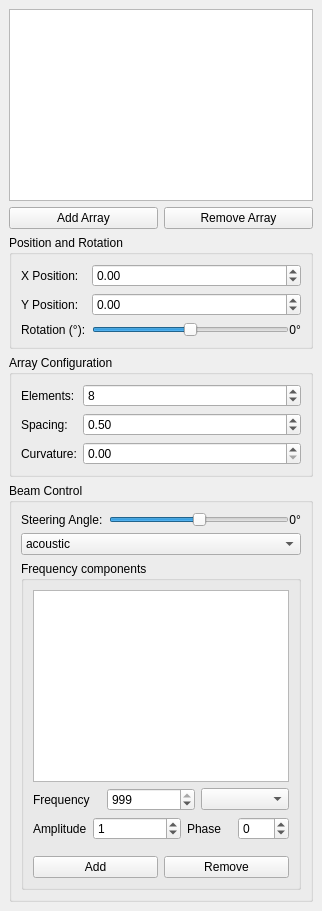
  <widget class="QDockWidget" name="arrayManagerDock">
   <property name="windowTitle">
    <string>Array Manager</string>
   </property>
   <attribute name="dockWidgetArea">
    <number>1</number>
   </attribute>
   <widget class="QWidget" name="arrayManagerContents">
    <layout class="QVBoxLayout" name="verticalLayout">
     <item>
      <widget class="QListWidget" name="arrayList"/>
     </item>
     <item>
      <layout class="QHBoxLayout" name="arrayButtonLayout">
       <item>
        <widget class="QPushButton" name="addArrayButton">
         <property name="text">
          <string>Add Array</string>
         </property>
        </widget>
       </item>
       <item>
        <widget class="QPushButton" name="removeArrayButton">
         <property name="text">
          <string>Remove Array</string>
         </property>
        </widget>
       </item>
      </layout>
     </item>
     <item>
      <widget class="QGroupBox" name="positionGroup">
       <property name="title">
        <string>Position and Rotation</string>
       </property>
       <layout class="QFormLayout" name="formLayout">
        <item row="0" column="0">
         <widget class="QLabel" name="labelX">
          <property name="text">
           <string>X Position:</string>
          </property>
         </widget>
        </item>
        <item row="0" column="1">
         <widget class="QDoubleSpinBox" name="xPosition">
          <property name="minimum">
           <double>-100.000000000000000</double>
          </property>
          <property name="maximum">
           <double>100.000000000000000</double>
          </property>
          <property name="singleStep">
           <double>0.100000000000000</double>
          </property>
         </widget>
        </item>
        <item row="1" column="0">
         <widget class="QLabel" name="labelY">
          <property name="text">
           <string>Y Position:</string>
          </property>
         </widget>
        </item>
        <item row="1" column="1">
         <widget class="QDoubleSpinBox" name="yPosition">
          <property name="minimum">
           <double>-100.000000000000000</double>
          </property>
          <property name="maximum">
           <double>100.000000000000000</double>
          </property>
          <property name="singleStep">
           <double>0.100000000000000</double>
          </property>
         </widget>
        </item>
        <item row="2" column="0">
         <widget class="QLabel" name="labelRotation">
          <property name="text">
           <string>Rotation (°):</string>
          </property>
         </widget>
        </item>
        <item row="2" column="1">
         <layout class="QHBoxLayout" name="rotationLayout">
          <property name="spacing">
           <number>0</number>
          </property>
          <item>
           <widget class="QSlider" name="rotation">
            <property name="minimum">
             <number>-90</number>
            </property>
            <property name="maximum">
             <number>90</number>
            </property>
            <property name="orientation">
             <enum>Qt::Horizontal</enum>
            </property>
           </widget>
          </item>
          <item>
           <widget class="QLabel" name="rotationValue">
            <property name="lineWidth">
             <number>0</number>
            </property>
            <property name="text">
             <string>0</string>
            </property>
            <property name="alignment">
             <set>Qt::AlignRight|Qt::AlignTrailing|Qt::AlignVCenter</set>
            </property>
            <property name="wordWrap">
             <bool>false</bool>
            </property>
            <property name="indent">
             <number>0</number>
            </property>
           </widget>
          </item>
          <item>
           <widget class="QLabel" name="label">
            <property name="lineWidth">
             <number>0</number>
            </property>
            <property name="text">
             <string>°</string>
            </property>
            <property name="indent">
             <number>0</number>
            </property>
           </widget>
          </item>
         </layout>
        </item>
       </layout>
      </widget>
     </item>
     <item>
      <widget class="QGroupBox" name="arrayConfigGroup">
       <property name="title">
        <string>Array Configuration</string>
       </property>
       <layout class="QFormLayout" name="formLayout_2">
        <item row="0" column="0">
         <widget class="QLabel" name="labelElements">
          <property name="text">
           <string>Elements:</string>
          </property>
         </widget>
        </item>
        <item row="0" column="1">
         <widget class="QSpinBox" name="numElements">
          <property name="minimum">
           <number>2</number>
          </property>
          <property name="maximum">
           <number>128</number>
          </property>
          <property name="value">
           <number>8</number>
          </property>
         </widget>
        </item>
        <item row="1" column="0">
         <widget class="QLabel" name="labelSpacing">
          <property name="text">
           <string>Spacing:</string>
          </property>
         </widget>
        </item>
        <item row="1" column="1">
         <widget class="QDoubleSpinBox" name="elementSpacing">
          <property name="minimum">
           <double>0.100000000000000</double>
          </property>
          <property name="maximum">
           <double>10.000000000000000</double>
          </property>
          <property name="singleStep">
           <double>0.100000000000000</double>
          </property>
          <property name="value">
           <double>0.500000000000000</double>
          </property>
         </widget>
        </item>
        <item row="2" column="0">
         <widget class="QLabel" name="labelCurvature">
          <property name="text">
           <string>Curvature:</string>
          </property>
         </widget>
        </item>
        <item row="2" column="1">
         <widget class="QDoubleSpinBox" name="curvature">
          <property name="minimum">
           <double>0.000000000000000</double>
          </property>
          <property name="maximum">
           <double>2.000000000000000</double>
          </property>
          <property name="singleStep">
           <double>0.100000000000000</double>
          </property>
         </widget>
        </item>
       </layout>
      </widget>
     </item>
     <item>
      <widget class="QGroupBox" name="beamControlGroup">
       <property name="title">
        <string>Beam Control</string>
       </property>
       <layout class="QVBoxLayout" name="beamLayout">
        <item>
         <layout class="QFormLayout" name="steeringLayout">
          <item row="0" column="0">
           <widget class="QLabel" name="labelSteering">
            <property name="text">
             <string>Steering Angle:</string>
            </property>
           </widget>
          </item>
          <item row="0" column="1">
           <layout class="QHBoxLayout" name="steeringAngleLayout">
            <property name="spacing">
             <number>0</number>
            </property>
            <item>
             <widget class="QSlider" name="steeringAngle">
              <property name="minimum">
               <number>-90</number>
              </property>
              <property name="maximum">
               <number>90</number>
              </property>
              <property name="orientation">
               <enum>Qt::Horizontal</enum>
              </property>
             </widget>
            </item>
            <item>
             <widget class="QLabel" name="steeringValue">
              <property name="text">
               <string>0</string>
              </property>
              <property name="alignment">
               <set>Qt::AlignRight|Qt::AlignTrailing|Qt::AlignVCenter</set>
              </property>
              <property name="indent">
               <number>0</number>
              </property>
             </widget>
            </item>
            <item>
             <widget class="QLabel" name="label_2">
              <property name="text">
               <string>°</string>
              </property>
              <property name="indent">
               <number>0</number>
              </property>
             </widget>
            </item>
           </layout>
          </item>
         </layout>
        </item>
        <item>
         <widget class="QComboBox" name="comboBox">
          <item>
           <property name="text">
            <string>acoustic</string>
           </property>
          </item>
          <item>
           <property name="text">
            <string>electormagnitic</string>
           </property>
          </item>
         </widget>
        </item>
        <item>
         <widget class="QGroupBox" name="frequencyListGroup">
          <property name="title">
           <string>Frequency components</string>
          </property>
          <layout class="QVBoxLayout" name="frequencyListLayout">
           <item>
            <widget class="QListWidget" name="frequencyList"/>
           </item>
           <item>
            <layout class="QHBoxLayout" name="frequencyControlLayout">
             <item>
              <widget class="QLabel" name="label_5">
               <property name="text">
                <string>Frequency</string>
               </property>
              </widget>
             </item>
             <item>
              <widget class="QSpinBox" name="frequencyInput">
               <property name="minimumSize">
                <size>
                 <width>88</width>
                 <height>0</height>
                </size>
               </property>
               <property name="maximumSize">
                <size>
                 <width>60</width>
                 <height>16777215</height>
                </size>
               </property>
               <property name="minimum">
                <number>1</number>
               </property>
               <property name="maximum">
                <number>999</number>
               </property>
               <property name="value">
                <number>999</number>
               </property>
              </widget>
             </item>
             <item>
              <widget class="QComboBox" name="comboBox_2">
               <property name="minimumSize">
                <size>
                 <width>88</width>
                 <height>0</height>
                </size>
               </property>
               <property name="maximumSize">
                <size>
                 <width>60</width>
                 <height>16777215</height>
                </size>
               </property>
              </widget>
             </item>
            </layout>
           </item>
           <item>
            <layout class="QHBoxLayout" name="horizontalLayout_3">
             <property name="bottomMargin">
              <number>10</number>
             </property>
             <item>
              <widget class="QLabel" name="label_3">
               <property name="text">
                <string>Amplitude</string>
               </property>
              </widget>
             </item>
             <item>
              <widget class="QSpinBox" name="amplitudeInput">
               <property name="minimumSize">
                <size>
                 <width>88</width>
                 <height>0</height>
                </size>
               </property>
               <property name="maximumSize">
                <size>
                 <width>30</width>
                 <height>16777215</height>
                </size>
               </property>
               <property name="value">
                <number>1</number>
               </property>
              </widget>
             </item>
             <item>
              <widget class="QLabel" name="label_4">
               <property name="text">
                <string>Phase</string>
               </property>
              </widget>
             </item>
             <item>
              <widget class="QSpinBox" name="phaseInput">
               <property name="minimum">
                <number>-180</number>
               </property>
               <property name="maximum">
                <number>180</number>
               </property>
              </widget>
             </item>
            </layout>
           </item>
           <item>
            <layout class="QHBoxLayout" name="horizontalLayout_2">
             <item>
              <widget class="QPushButton" name="addFrequencyButton">
               <property name="text">
                <string>Add</string>
               </property>
              </widget>
             </item>
             <item>
              <widget class="QPushButton" name="removeFrequencyButton">
               <property name="text">
                <string>Remove</string>
               </property>
              </widget>
             </item>
            </layout>
           </item>
          </layout>
         </widget>
        </item>
       </layout>
      </widget>
     </item>
    </layout>
   </widget>
  </widget>
